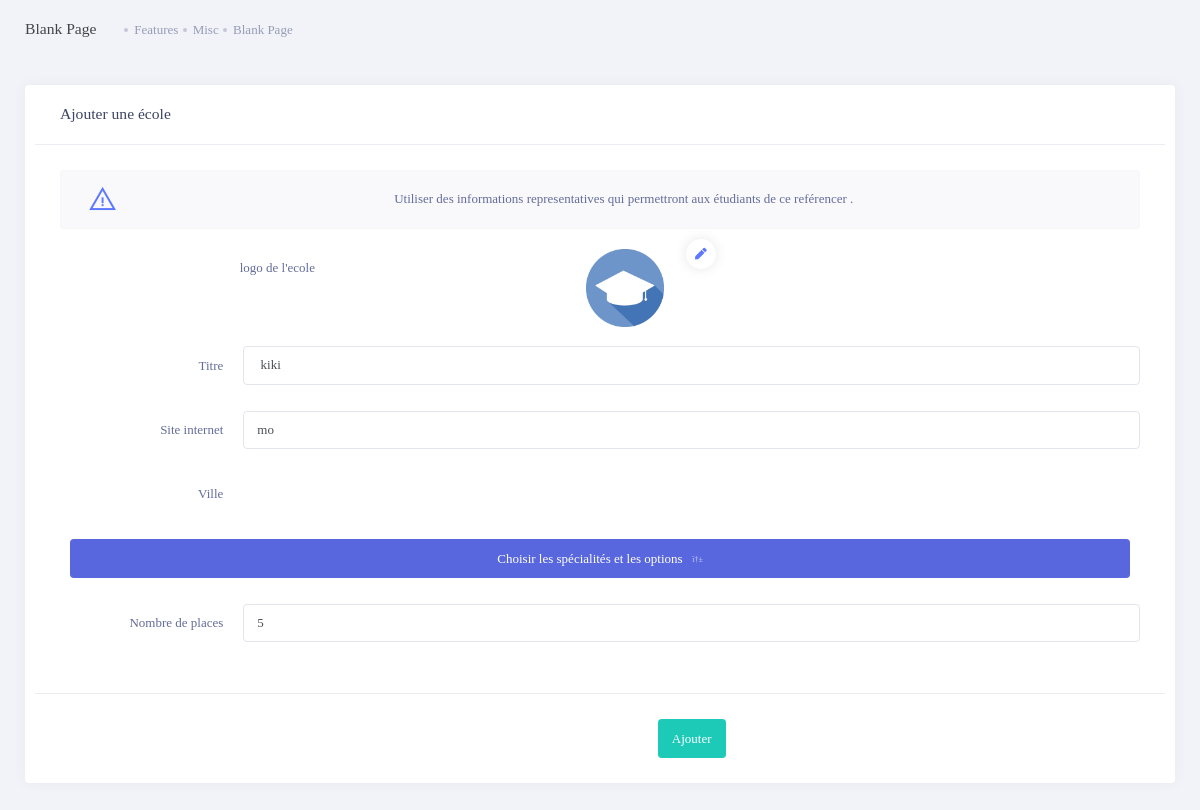
The app's page /views/Backoffice/admin/ecole/ajouter.php?id=5 with its own data.
### tables this page shows
CREATE TABLE IF NOT EXISTS `school` (
  `id` int(11) NOT NULL AUTO_INCREMENT,
  `titre` varchar(255) DEFAULT NULL,
  `ville` varchar(255) DEFAULT NULL,
  `site` varchar(255) DEFAULT NULL,
  `nombre_place` int(11) DEFAULT NULL,
  `specialite` varchar(255) NOT NULL,
  PRIMARY KEY (`id`)
);

### entities/class_ecole.php (called while the page is built, shortened)
<?php
class ecole{
	public static function retourne_valeur($v,$id,$val){
	$requette=config::$bdd->query("select * from school where ".$v."='".$id."'");
    while($data=$requette->fetch()){
  		return $data[$val];
	}
	}
}
?>

### views/Backoffice/admin/ecole/ajouter.php (the view, shortened to what this page needs)
<?php
include "../../../../entities/class_specialite.php";
include "../../../../entities/class_ecole.php";
$titre="";
$site="";
$specialite="";
$nombre_place="";
$id="";
$op=false;
if(isset($_GET["id"])){
$op=true;
$id=$_GET["id"];
$titre=ecole::retourne_valeur("id",$_GET["id"],"titre");
$site=ecole::retourne_valeur("id",$_GET["id"],"site");
$specialite=ecole::retourne_valeur("id",$_GET["id"],"specialite");
$nombre_place=ecole::retourne_valeur("id",$_GET["id"],"nombre_place");
}
?>
<!DOCTYPE html>
<html>
	<head>
		<link href="../../../assets/Backoffice/vendors/global/vendors.bundle.css" rel="stylesheet" type="text/css" />
		<link href="../../../assets/Backoffice/css/demo1/style.bundle.css" rel="stylesheet" type="text/css" />
	</head>
	<body specialite="<?php echo ($op)?$specialite:"";?>" operation="<?php echo (isset($_GET["id"]))?"modifier":"ajouter";?>">
		<div class="kt-subheader   kt-grid__item" id="kt_subheader">
			<div class="kt-subheader__main">
				<h3 class="kt-subheader__title">
				Blank Page</h3>
				<div class="kt-subheader__breadcrumbs">
					<a href="#" class="kt-subheader__breadcrumbs-home">
					</a>
					<span class="kt-subheader__breadcrumbs-separator">
					</span>
					<a href="" class="kt-subheader__breadcrumbs-link">
					Features                    </a>
					<span class="kt-subheader__breadcrumbs-separator">
					</span>
					<a href="" class="kt-subheader__breadcrumbs-link">
					Misc                    </a>
					<span class="kt-subheader__breadcrumbs-separator">
					</span>
					<a href="" class="kt-subheader__breadcrumbs-link">
					Blank Page                    </a>
				</div>
			</div>
		</div>
		<div class="kt-content  kt-grid__item kt-grid__item--fluid" id="kt_content">
			<center>
			<div class="kt-portlet col-xl-5">
				<div class="kt-portlet__head">
					<div class="kt-portlet__head-label">
						<h3 class="kt-portlet__head-title">Ajouter une école</h3>
					</div>
				</div>
				<form class="kt-form kt-form--label-right" action="" method="post" enctype="multipart/form-data" id='formulaire' autocomplete="off">
					<div class="kt-portlet__body">
						<div class="form-group form-group-last">
							<div class="alert alert-secondary" role="alert">
								<div class="alert-icon"><i class="la la-warning kt-font-brand"></i></div>
								<div class="alert-text">
									Utiliser des informations representatives qui permettront aux étudiants de ce reférencer .
								</div>
							</div>
						</div>
						<div class="form-group row">
							<label for="example-text-input" class="col-3 col-form-label">logo de l'ecole</label>
							<div class="col-7">
								<div class="kt-avatar" id="kt_profile_avatar_1">
									<div class="kt-avatar__holder" style="background-image: url(../../../assets/Backoffice/media/ecoles/<?php echo ($op)?$id:"default";?>.png);background-size:65%;"></div>
									<label class="kt-avatar__upload" data-toggle="kt-tooltip" title="" data-original-title="Change avatar">
										<i class="fa fa-pen"></i>
									</label>
								</div>
							</div>
						</div>
						<div class="form-group row" style="margin-top:-5%;">
							<label for="example-text-input" class="col-2 col-form-label">Titre</label>
							<div class="col-10">
								<input class="form-control" type="text" name="titre" value="<?php echo ($op)?$titre:"";?>">
							</div>
						</div>
						<div class="form-group row">
							<label for="example-text-input" class="col-2 col-form-label">Site internet</label>
							<div class="col-10">
								<input class="form-control" type="text" value="<?php echo ($op)?$site:"";?>" name="site">
							</div>
						</div>
						<div class="form-group row">
							<label for="example-text-input" class="col-2 col-form-label">Ville</label>
							<div class="col-10">
								<div class="dropdown bootstrap-select form-control kt_"></div>
							</div>
						</div>
						<div class="form-group row">
							<div class="col-12">
								<div class="dropdown dropdown-inline col-12">
							<button class="btn btn-primary dropdown-toggle col-12" type="button" id="dropdownMenuButton" data-toggle="dropdown" aria-haspopup="true" aria-expanded="false">
								Choisir les spécialités et les options
							</button>
						</div>
							</div>
						</div>
						<div class="form-group row">
							<label for="example-text-input" class="col-2 col-form-label">Nombre de places</label>
							<div class="col-10">
								<div class="input-group bootstrap-touchspin bootstrap-touchspin-injected"><input id="kt_touchspin_4" type="text" class="form-control" value="<?php echo ($op)?$nombre_place:"0";?>" name="nombre_place" placeholder="Selectionner le nombre de place"></div>
							</div>
						</div>
					</div>
					<div class="kt-portlet__foot">
						<div class="kt-form__actions">
							<div class="row">
								<div class="col-2">
								</div>
								<div class="col-10">
									<button type="submit" class="btn btn-success">Ajouter</button>
								</div>
							</div>
						</div>
					</div>
				</form>
			</div>
			</center>
		</div>
	</body>
</html>

### records on screen
school: titre "kiki", site "mo", nombre_place "5"
